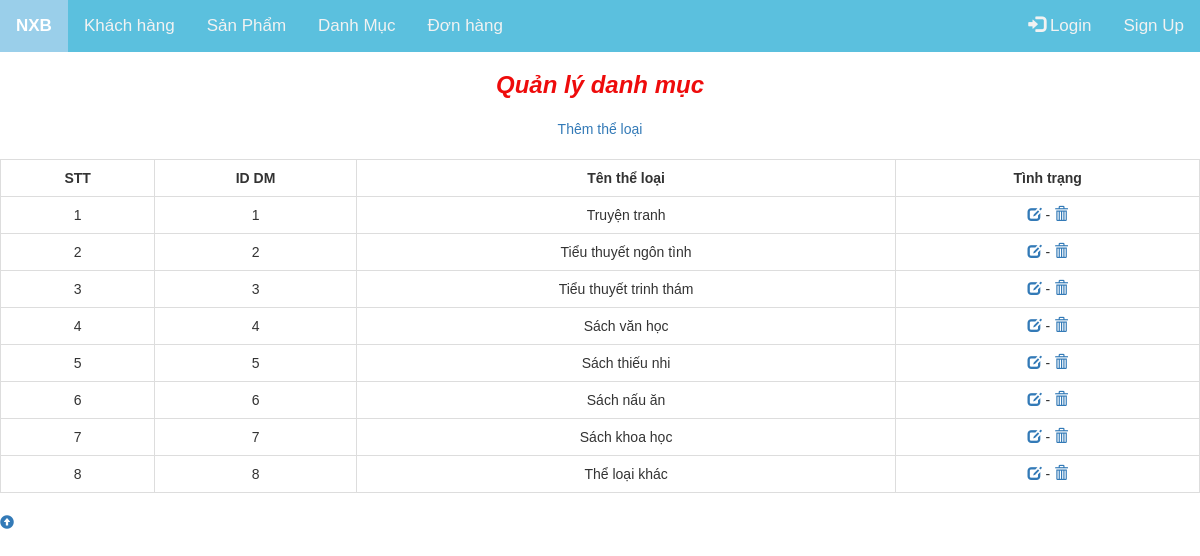
/admin/ds_danhmuc.php, run on the app's committed database.
### tables this page shows
CREATE TABLE `danhmuc_sp` (
  `id_dm` int(11) NOT NULL,
  `ten_dm` varchar(255) NOT NULL
);

### admin/ds_danhmuc.php (the view, shortened to what this page needs)
<?php
require_once '../connect.php';
?>
<!DOCTYPE html>
<html>
<head>
    <link rel="stylesheet" href="../public/bootstrap-3.3.7-dist/css/bootstrap.css">
    <link rel="stylesheet" type="text/css" href="../public/CSS/2.css">
</head>
<body>
<div class="row" style="margin: 0">
    <div class="topnav" id="myTopnav">
        <a href="../index.php" class="active">NXB</a>
        <a href="indexadmin.php">Khách hàng</a>
        <a href="ds_sp.php">Sản Phẩm</a>
        <a href="ds_danhmuc.php">Danh Mục</a>
        <a href="ds_donhang.php">Đơn hàng</a>
        <?php
        if (isset($_SESSION['account']))
        {
            echo "<a class='regis_log' href=../Logout.php tyle='float: right'>
                  <span class='glyphicon glyphicon-log-out'></span>Log Out: "."
                  <span style='color: sandybrown;float: right;margin-left: 5px;'>"
                .$_SESSION['account']."</span></a>";
        }else
        {
            ?>
            <a href="../register.php" class="regis_log">Sign Up</a>
            <a class="regis_log" href="../login.php"><span class="glyphicon glyphicon-log-in"></span> Login</a>
        <?php } ?>
    </div>
</div>
<div class="row">
    <h3 align="center" style="color: #ee0b0b"><b><i>Quản lý danh mục</i></b></h3>
    <p style="text-align: center; padding: 10px 0px"><a href="them_danhmuc.php">Thêm thể loại</a></p>
    <div class="table-responsive">
        <table class="table table-responsive table-bordered text-center">
            <tr style="font-weight: bold">
                <td>STT</td>
                <td>ID DM</td>
                <td>Tên thể loại</td>
                <td>
                    Tình trạng
                </td>
            </tr>
            <?php
            $stt = 1;
            $sql='select * from danhmuc_sp';
            $query = mysqli_query($conn, $sql);
            while ($num = mysqli_fetch_array($query))
            {
                ?>
                <tr>
                    <td><?php echo $stt; ?></td>
                    <td><?php echo $num['id_dm']; ?></td>
                    <td><?php echo $num['ten_dm']; ?></td>
                    <td colspan="2">
                        <a href="sua_danhmuc.php?idtl=<?php echo $num['id_dm']; ?>">
                            <i class="glyphicon glyphicon-edit"></i>
                        </a>
                        - <a href="xoa_danhmuc.php?iddm=<?php echo $num['id_dm']; ?>"
                             onClick ="if(confirm('Bạn chắc chắn muốn xóa')) return true; else return false;">
                            <i class="glyphicon glyphicon-trash"></i>
                        </a>
                    </td>
                </tr>
                <?php $stt += 1; } ?>
        </table>
    </div>
</div>
<div id="back-to-top" class="back-to-top" data-toggle="tooltip" data-placement="left"
     title="Trở lên đầu trang">
    <span class="glyphicon glyphicon-circle-arrow-up text-primary"></span>
</div>
</body>
</html>

### public/CSS/2.css (style rules this page uses)
* { box-sizing: border-box; }
body { margin:0;font-family:Arial }
.topnav { overflow: hidden; background-color: #5bc0de; }
.topnav a { float: left; display: block; color: #f2f2f2; text-align: center; padding: 14px 16px; text-decoration: none; font-size: 17px; }
.topnav .regis_log { float: right; }
.active { background-color: rgba(0, 0, 0, 0.15); font-weight: bold; color: cornsilk; font-family: unset; }

### admin/ds_danhmuc.php (style rules this page uses)
.row { margin: 0 }

### data on the page
danhmuc_sp: id_dm "1", ten_dm "Truyện tranh"
danhmuc_sp: id_dm "2", ten_dm "Tiểu thuyết ngôn tình"
danhmuc_sp: id_dm "3", ten_dm "Tiểu thuyết trinh thám"
danhmuc_sp: id_dm "4", ten_dm "Sách văn học"
danhmuc_sp: id_dm "5", ten_dm "Sách thiếu nhi"
danhmuc_sp: id_dm "6", ten_dm "Sách nấu ăn"
danhmuc_sp: id_dm "7", ten_dm "Sách khoa học"
danhmuc_sp: id_dm "8", ten_dm "Thể loại khác"
